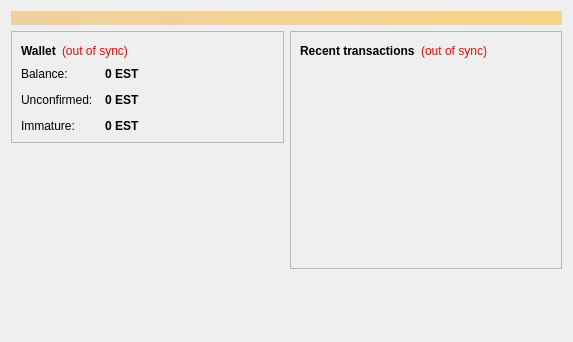
<?xml version="1.0" encoding="UTF-8"?>
<ui version="4.0">
 <class>OverviewPage</class>
 <widget class="QWidget" name="OverviewPage">
  <property name="geometry">
   <rect>
    <x>0</x>
    <y>0</y>
    <width>573</width>
    <height>342</height>
   </rect>
  </property>
  <property name="windowTitle">
   <string>Form</string>
  </property>
  <layout class="QVBoxLayout" name="topLayout">
   <item>
    <widget class="QLabel" name="labelAlerts">
     <property name="visible">
      <bool>false</bool>
     </property>
     <property name="styleSheet">
      <string notr="true">background-color: qlineargradient(x1: 0, y1: 0, x2: 1, y2: 0, stop:0 #F0D0A0, stop:1 #F8D488); color:#000000;</string>
     </property>
     <property name="wordWrap">
      <bool>true</bool>
     </property>
     <property name="margin">
      <number>3</number>
     </property>
    </widget>
   </item>
   <item>
    <layout class="QHBoxLayout" name="horizontalLayout" stretch="1,1">
     <item>
      <layout class="QVBoxLayout" name="verticalLayout_2">
       <item>
        <widget class="QFrame" name="frame">
         <property name="frameShape">
          <enum>QFrame::StyledPanel</enum>
         </property>
         <property name="frameShadow">
          <enum>QFrame::Raised</enum>
         </property>
         <layout class="QVBoxLayout" name="verticalLayout_4">
          <item>
           <layout class="QHBoxLayout" name="horizontalLayout_4">
            <item>
             <widget class="QLabel" name="label_5">
              <property name="font">
               <font>
                <weight>75</weight>
                <bold>true</bold>
               </font>
              </property>
              <property name="text">
               <string>Wallet</string>
              </property>
             </widget>
            </item>
            <item>
             <widget class="QLabel" name="labelWalletStatus">
              <property name="toolTip">
               <string>The displayed information may be out of date. Your wallet automatically synchronizes with the EstheticaCoin network after a connection is established, but this process has not completed yet.</string>
              </property>
              <property name="styleSheet">
               <string notr="true">QLabel { color: red; }</string>
              </property>
              <property name="text">
               <string notr="true">(out of sync)</string>
              </property>
              <property name="alignment">
               <set>Qt::AlignLeading|Qt::AlignLeft|Qt::AlignVCenter</set>
              </property>
             </widget>
            </item>
            <item>
             <spacer name="horizontalSpacer_2">
              <property name="orientation">
               <enum>Qt::Horizontal</enum>
              </property>
              <property name="sizeHint" stdset="0">
               <size>
                <width>40</width>
                <height>20</height>
               </size>
              </property>
             </spacer>
            </item>
           </layout>
          </item>
          <item>
           <layout class="QFormLayout" name="formLayout_2">
            <property name="fieldGrowthPolicy">
             <enum>QFormLayout::AllNonFixedFieldsGrow</enum>
            </property>
            <property name="horizontalSpacing">
             <number>12</number>
            </property>
            <property name="verticalSpacing">
             <number>12</number>
            </property>
            <item row="0" column="0">
             <widget class="QLabel" name="label">
              <property name="text">
               <string>Balance:</string>
              </property>
             </widget>
            </item>
            <item row="0" column="1">
             <widget class="QLabel" name="labelBalance">
              <property name="font">
               <font>
                <weight>75</weight>
                <bold>true</bold>
               </font>
              </property>
              <property name="cursor">
               <cursorShape>IBeamCursor</cursorShape>
              </property>
              <property name="toolTip">
               <string>Your current balance</string>
              </property>
              <property name="text">
               <string notr="true">0 EST</string>
              </property>
              <property name="textInteractionFlags">
               <set>Qt::LinksAccessibleByMouse|Qt::TextSelectableByKeyboard|Qt::TextSelectableByMouse</set>
              </property>
             </widget>
            </item>
            <item row="1" column="0">
             <widget class="QLabel" name="label_3">
              <property name="text">
               <string>Unconfirmed:</string>
              </property>
             </widget>
            </item>
            <item row="1" column="1">
             <widget class="QLabel" name="labelUnconfirmed">
              <property name="font">
               <font>
                <weight>75</weight>
                <bold>true</bold>
               </font>
              </property>
              <property name="cursor">
               <cursorShape>IBeamCursor</cursorShape>
              </property>
              <property name="toolTip">
               <string>Total of transactions that have yet to be confirmed, and do not yet count toward the current balance</string>
              </property>
              <property name="text">
               <string notr="true">0 EST</string>
              </property>
              <property name="textInteractionFlags">
               <set>Qt::LinksAccessibleByMouse|Qt::TextSelectableByKeyboard|Qt::TextSelectableByMouse</set>
              </property>
             </widget>
            </item>
            <item row="2" column="0">
             <widget class="QLabel" name="labelImmatureText">
              <property name="text">
               <string>Immature:</string>
              </property>
             </widget>
            </item>
            <item row="2" column="1">
             <widget class="QLabel" name="labelImmature">
              <property name="font">
               <font>
                <weight>75</weight>
                <bold>true</bold>
               </font>
              </property>
              <property name="toolTip">
               <string>Mined balance that has not yet matured</string>
              </property>
              <property name="text">
               <string notr="true">0 EST</string>
              </property>
              <property name="textInteractionFlags">
               <set>Qt::LinksAccessibleByMouse|Qt::TextSelectableByKeyboard|Qt::TextSelectableByMouse</set>
              </property>
             </widget>
            </item>
           </layout>
          </item>
         </layout>
        </widget>
       </item>
       <item>
        <spacer name="verticalSpacer">
         <property name="orientation">
          <enum>Qt::Vertical</enum>
         </property>
         <property name="sizeHint" stdset="0">
          <size>
           <width>20</width>
           <height>40</height>
          </size>
         </property>
        </spacer>
       </item>
        <item>
         <widget class="QLabel" name="label_wallet_bgcoin">
          <property name="text">
           <string/>
          </property>
          <property name="pixmap">
           <pixmap resource="../bitcoin.qrc">:/images/wallet_bgcoin</pixmap>
          </property>
          <property name="scaledContents">
           <bool>false</bool>
          </property>
          <property name="alignment">
           <set>Qt::AlignCenter</set>
          </property>
          <property name="margin">
           <number>-2</number>
          </property>
         </widget>
        </item>
        <item>
         <widget class="QLabel" name="label_6">
          <property name="text">
           <string/>
          </property>
         </widget>
        </item>
      </layout>
     </item>
     <item>
      <layout class="QVBoxLayout" name="verticalLayout_3">
       <item>
        <widget class="QFrame" name="frame_2">
         <property name="frameShape">
          <enum>QFrame::StyledPanel</enum>
         </property>
         <property name="frameShadow">
          <enum>QFrame::Raised</enum>
         </property>
         <layout class="QVBoxLayout" name="verticalLayout">
          <item>
           <layout class="QHBoxLayout" name="horizontalLayout_2">
            <item>
             <widget class="QLabel" name="label_4">
              <property name="text">
               <string>&lt;b&gt;Recent transactions&lt;/b&gt;</string>
              </property>
             </widget>
            </item>
            <item>
             <widget class="QLabel" name="labelTransactionsStatus">
              <property name="toolTip">
               <string>The displayed information may be out of date. Your wallet automatically synchronizes with the EstheticaCoin network after a connection is established, but this process has not completed yet.</string>
              </property>
              <property name="styleSheet">
               <string notr="true">QLabel { color: red; }</string>
              </property>
              <property name="text">
               <string notr="true">(out of sync)</string>
              </property>
              <property name="alignment">
               <set>Qt::AlignRight|Qt::AlignTrailing|Qt::AlignVCenter</set>
              </property>
             </widget>
            </item>
            <item>
             <spacer name="horizontalSpacer">
              <property name="orientation">
               <enum>Qt::Horizontal</enum>
              </property>
              <property name="sizeHint" stdset="0">
               <size>
                <width>40</width>
                <height>20</height>
               </size>
              </property>
             </spacer>
            </item>
           </layout>
          </item>
          <item>
           <widget class="QListView" name="listTransactions">
            <property name="styleSheet">
             <string notr="true">QListView { background: transparent; }</string>
            </property>
            <property name="frameShape">
             <enum>QFrame::NoFrame</enum>
            </property>
            <property name="verticalScrollBarPolicy">
             <enum>Qt::ScrollBarAlwaysOff</enum>
            </property>
            <property name="horizontalScrollBarPolicy">
             <enum>Qt::ScrollBarAlwaysOff</enum>
            </property>
            <property name="selectionMode">
             <enum>QAbstractItemView::NoSelection</enum>
            </property>
           </widget>
          </item>
         </layout>
        </widget>
       </item>
       <item>
        <spacer name="verticalSpacer_2">
         <property name="orientation">
          <enum>Qt::Vertical</enum>
         </property>
         <property name="sizeHint" stdset="0">
          <size>
           <width>20</width>
           <height>40</height>
          </size>
         </property>
        </spacer>
       </item>
      </layout>
     </item>
    </layout>
   </item>
  </layout>
 </widget>
 <resources/>
 <connections/>
</ui>
